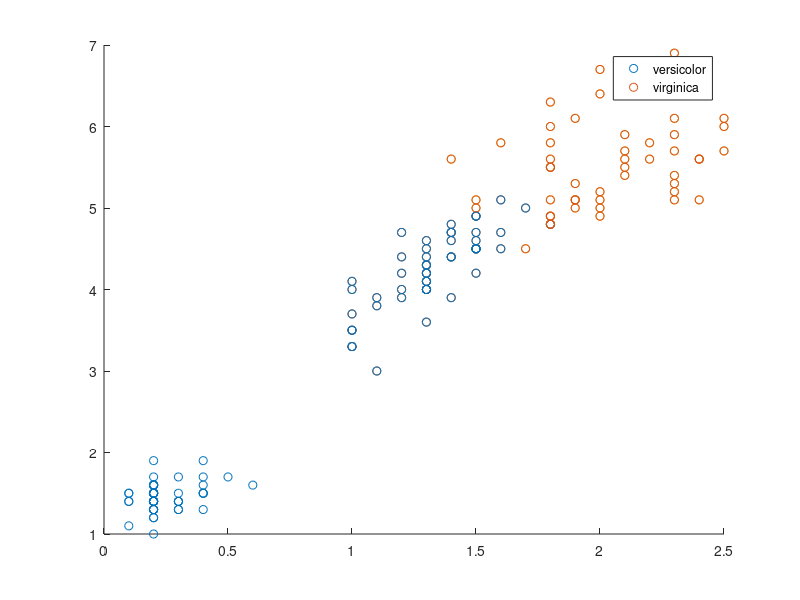

The MATLAB source for this figure: (Note: this script raises an error after producing the figure.)
function demo_for_3d_svm()
clc,clear;
load fisheriris                              %# load iris dataset
% groups = ismember(species,'setosa');         %# create a two-class problem
v=[4,3];
x = meas(:,v);%1-4, choose variable
gscatter(x(:,1),x(:,2),species);

%% firstly consider 2d categories
close all
x = meas(51:end,v);
y = species(51:end,1);
gscatter(x(:,1),x(:,2),y);

%% linear SVM
figure(2)
linearsvm = svmtrain(x,y,'showplot',true);

%% nonlinear polynomial SVM
figure(3)
nonlinear = svmtrain(x,y,'showplot',true,'kernel_function','polynomial');
figure(6)
nonlinear = svmtrain(x,y,'showplot',true,'kernel_function','polynomial','Polyorder',5);
%% nonlinear RBF SVM
figure(4)
nonlinear = svmtrain(x,y,'showplot',true,'kernel_function','rbf');
figure(5)
subplot(1,3,1);
nonlinear = svmtrain(x,y,'showplot',true,'kernel_function','rbf','rbf_sigma',0.1);legend('sigma=0.1');
subplot(1,3,2);
nonlinear = svmtrain(x,y,'showplot',true,'kernel_function','rbf','rbf_sigma',1);legend('sigma=1');
subplot(1,3,3);
nonlinear = svmtrain(x,y,'showplot',true,'kernel_function','rbf','rbf_sigma',10);legend('sigma=10');

%% how to choose the best parameter
% by cross validation

